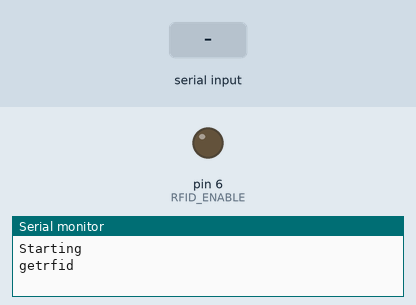
Recording of a sketch running on a simulated Arduino Uno, built with avr-gcc and run on an emulated ATmega328P. Shown: output pins drawn as LEDs (lit = HIGH), the last lines printed to the serial monitor. The inputs (shaded band) are chosen by the test bench.

Above: at 1.2 s.
1.3 s: "2700BA6F2A" received over the second serial link
At 2.6 s:
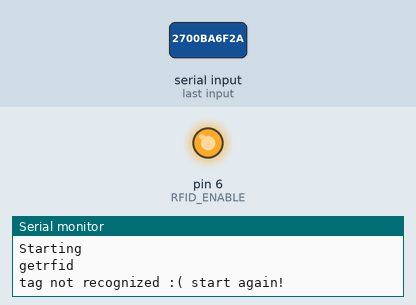
Timing chart, 0 to 8.8 s (numbered marks = the images above; inputs shaded):
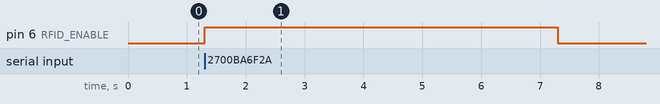

The sketch:

RFIDexample2_softwareserial.ino
```cpp
/**
 * author Benjamin Eckel
 * date 10-17-2009
 * from http://www.gumbolabs.org/2009/10/17/parallax-rfid-reader-arduino/
 *
 */
#include <SoftwareSerial.h>

#define CODE_LEN 10      //Max length of RFID tag
#define VALIDATE_TAG 1  //should we validate tag?
#define VALIDATE_LENGTH  200 //maximum reads b/w tag read and validate
#define ITERATION_LENGTH 2000 //time, in ms, given to the user to move hand away
#define START_BYTE 0x0A
#define STOP_BYTE 0x0D
/* RFID pins. */
#define RFID_ENABLE 6   //to RFID ENABLE
#define RF_RX_PIN 7  // sout pin from the rfid reader
#define RF_TX_PIN 8

char tag[CODE_LEN];
char* person = 0;
char* activity =0;
char* project= 0;

SoftwareSerial rfid_serial = SoftwareSerial(RF_RX_PIN, RF_TX_PIN);

void setup() {
  Serial.begin(9600);
  Serial.println("Starting");
  pinMode(RFID_ENABLE,OUTPUT);
  pinMode(RF_RX_PIN, INPUT);
  pinMode(RF_TX_PIN, OUTPUT);

  rfid_serial.begin(2400);
}

void loop() {
  enableRFID();
  getRFIDTag();
  if(isCodeValid()) {
    disableRFID();
    if (isActivityTag()&&person==0){
      // FEEDBACK
      Serial.print("Good the activity is set to ");
      Serial.print(activity);
      Serial.println( "  , now add who you are or your project");
      // end FEEDBACK
    }
    else if (isProjectTag()&&person==0){
      // FEEDBACK
      Serial.print("Good the project is set to ");
      Serial.print( project);
      Serial.println( " , now add who you are or your current activity");
      // end FEEDBACK
    }

    else if ((isPersonTag()&&(activity!=0||project!=0))
      ||((isActivityTag()||isProjectTag())&&person!=0)){

      // FEEDBACK
      Serial.print("Good ");
      Serial.print( person);
      Serial.println( " now we send your message");
      // end FEEDBACK

      sendMessage();

    }
    else if (isPersonTag()&&(activity==0||project==0)){
      //FEEDBACK
      Serial.print("Good ");
      Serial.print(person);
      Serial.println( " now add your activity or project");
      // end FEEDBACK
    }
    else {
      Serial.println("tag not recognized :( start again!");
      clearVariables();
    }

    delay(ITERATION_LENGTH);
  }
  else {
    disableRFID();
    Serial.println("Got some noise");
  }
  rfid_serial.flush();
  clearCode();
}

/**
 * Clears out the memory space for the tag to 0s.
 */
void clearCode() {
  for(int i=0; i<CODE_LEN; i++) {
    tag[i] = 0;
  }
}

void clearVariables(){
  person=0;
  activity=0;
  project = 0;
}

/**
 * Sends the tag to the computer.
 */
void sendCode() {
  Serial.print("TAG:");
  //Serial.println(tag);
  for(int i=0; i<CODE_LEN; i++) {
    Serial.print(tag[i]);
  }
}

void sendMessage(){
  // SEND MESSAGE
  // FEEDBACK
  Serial.print("MESSAGE: ");
  Serial.print( person);
  Serial.print( "  ");
  if(activity!=0) Serial.print( activity);
  Serial.print( "  ");
  if (project!=0)     Serial.println(project);
  Serial.println( "  ");
  // end FEEDBACK

  // reset variables for the next activity message
  clearVariables();
}

/**************************************************************/
/********************   RFID Functions  ***********************/
/**************************************************************/

void enableRFID() {
  digitalWrite(RFID_ENABLE, LOW);
}

void disableRFID() {
  digitalWrite(RFID_ENABLE, HIGH);
}

/**
 * Blocking function, waits for and gets the RFID tag.
 */
void getRFIDTag() {
  Serial.println("getrfid");
  byte next_byte;
  while(rfid_serial.available() <= 0) {
  }
  if((next_byte = rfid_serial.read()) == START_BYTE) {
    byte bytesread = 0;
    while(bytesread < CODE_LEN) {
      if(rfid_serial.available() > 0) { //wait for the next byte
        if((next_byte = rfid_serial.read()) == STOP_BYTE) break;
        tag[bytesread++] = next_byte;
      }
    }
  }
}

/**
 * Waits for the next incoming tag to see if it matches
 * the current tag.
 */
boolean isCodeValid() {
  byte next_byte;
  int count = 0;
  while (rfid_serial.available() < 2) {  //there is already a STOP_BYTE in buffer
    delay(1); //probably not a very pure millisecond
    if(count++ > VALIDATE_LENGTH) return false;
  }
  rfid_serial.read(); //throw away extra STOP_BYTE
  if ((next_byte = rfid_serial.read()) == START_BYTE) {
    byte bytes_read = 0;
    while (bytes_read < CODE_LEN) {
      if (rfid_serial.available() > 0) { //wait for the next byte
        if ((next_byte = rfid_serial.read()) == STOP_BYTE) break;
        if (tag[bytes_read++] != next_byte) return false;
      }
    }
  }
  return true;
}

boolean isPersonTag(){

  if (strncmp(tag,"2700BA6F2A",10)==0){ //A
    person = "morten_idemolab";
    return true;
  }
  else if (strncmp(tag,"2600D659FB",10)==0){
    person = "@mikkel_idemolab";

    return true;
  }
  else return false;

}

boolean isActivityTag(){
  if (strncmp(tag,"2C00AC6C33",10)==0){
    activity ="#coffee";
    return true;
  }
  else return false;
}

boolean isProjectTag(){
  if (strncmp(tag,"8400071D72",10)==0){
    project ="#projectA";
    return true;
  }
  else return false;
}
```

Measured:
- after the input at 1.3 s, pin 6 (RFID_ENABLE): LOW → HIGH at once, → LOW 6.0 s later
